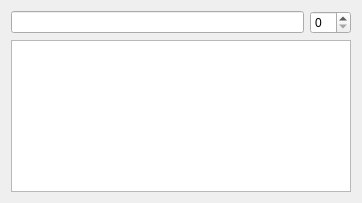
<?xml version="1.0" encoding="UTF-8"?>
<ui version="4.0">
 <class>Form</class>
 <widget class="QWidget" name="Form">
  <property name="geometry">
   <rect>
    <x>0</x>
    <y>0</y>
    <width>358</width>
    <height>196</height>
   </rect>
  </property>
  <property name="windowTitle">
   <string>Form</string>
  </property>
  <layout class="QGridLayout" name="gridLayout">
   <item row="0" column="0">
    <widget class="XLineEdit" name="uiSearchTXT">
     <property name="x_hint" stdset="0">
      <string>search for fonts...</string>
     </property>
     <property name="x_icon" stdset="0">
      <iconset>
       <normaloff>../../../resources/default/img/search.png</normaloff>../../../resources/default/img/search.png</iconset>
     </property>
     <property name="x_cornerRadius" stdset="0">
      <number>8</number>
     </property>
    </widget>
   </item>
   <item row="0" column="1">
    <widget class="QSpinBox" name="uiSizeSPN"/>
   </item>
   <item row="1" column="0" colspan="2">
    <widget class="XTreeWidget" name="uiFontTREE">
     <property name="minimumSize">
      <size>
       <width>340</width>
       <height>152</height>
      </size>
     </property>
     <property name="rootIsDecorated">
      <bool>false</bool>
     </property>
     <property name="x_showGrid" stdset="0">
      <bool>false</bool>
     </property>
     <attribute name="headerVisible">
      <bool>false</bool>
     </attribute>
     <column>
      <property name="text">
       <string notr="true">1</string>
      </property>
     </column>
    </widget>
   </item>
  </layout>
 </widget>
 <customwidgets>
  <customwidget>
   <class>XLineEdit</class>
   <extends>QLineEdit</extends>
   <header>projexui.widgets.xlineedit</header>
  </customwidget>
  <customwidget>
   <class>XTreeWidget</class>
   <extends>QTreeWidget</extends>
   <header>projexui.widgets.xtreewidget</header>
  </customwidget>
 </customwidgets>
 <resources/>
 <connections>
  <connection>
   <sender>uiSearchTXT</sender>
   <signal>textChanged(QString)</signal>
   <receiver>uiFontTREE</receiver>
   <slot>filterItems(QString)</slot>
   <hints>
    <hint type="sourcelabel">
     <x>187</x>
     <y>15</y>
    </hint>
    <hint type="destinationlabel">
     <x>198</x>
     <y>63</y>
    </hint>
   </hints>
  </connection>
 </connections>
</ui>
